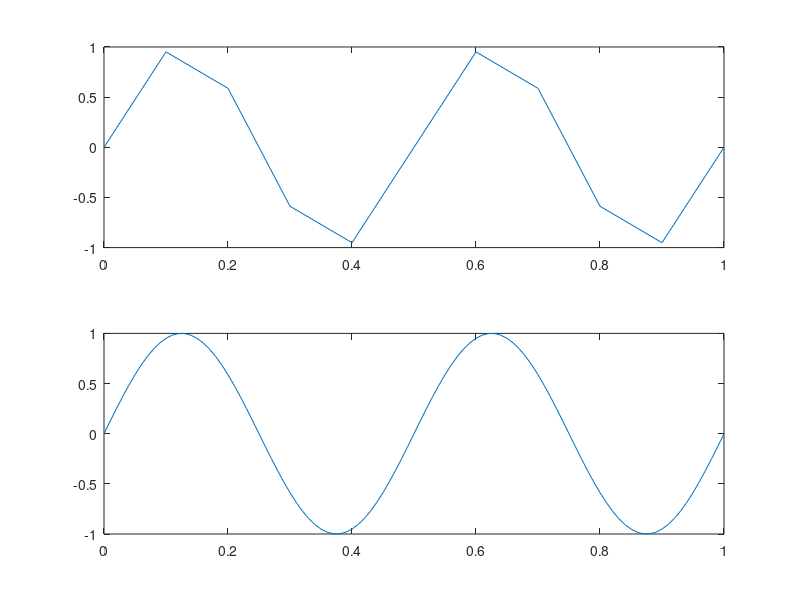

MATLAB code for this plot:
fs = 10;                    % sampling frequency(per second)
dt = 1/fs;                  % sample step
StopTime = 1;               % seconds
t = (0:dt:StopTime)';       % seconds
F = 2;                      % sine wave freq(Hz)
wave = sin(2*pi*F*t);
subplot(2, 1, 1)            % (#r, #c, which section)
plot(t, wave)

fs = 100;                    % sampling frequency(per second)
dt = 1/fs;                  % sample step
StopTime = 1;               % seconds
t = (0:dt:StopTime)';       % seconds
F = 2;                      % sine wave freq(Hz)
wave = sin(2*pi*F*t);
subplot(2, 1, 2)            % (#r, #c, which section)
plot(t, wave)